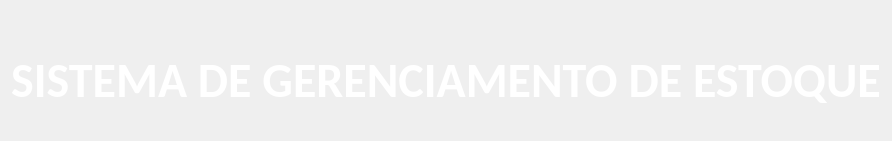
      <widget class="QWidget" name="page_home">
       <layout class="QVBoxLayout" name="verticalLayout_5">
        <item>
         <layout class="QVBoxLayout" name="verticalLayout">
          <item>
           <widget class="QLabel" name="label_34">
            <property name="styleSheet">
             <string notr="true">background-color:transparent</string>
            </property>
            <property name="text">
             <string/>
            </property>
           </widget>
          </item>
          <item alignment="Qt::AlignHCenter">
           <widget class="QLabel" name="label_36">
            <property name="styleSheet">
             <string notr="true">background-color:transparent</string>
            </property>
            <property name="text">
             <string/>
            </property>
            <property name="pixmap">
             <pixmap>imgs/pngwing.com.png</pixmap>
            </property>
           </widget>
          </item>
          <item>
           <widget class="QLabel" name="label">
            <property name="maximumSize">
             <size>
              <width>16777215</width>
              <height>300</height>
             </size>
            </property>
            <property name="font">
             <font>
              <family>Calibri</family>
              <pointsize>8</pointsize>
              <weight>75</weight>
              <bold>true</bold>
             </font>
            </property>
            <property name="styleSheet">
             <string notr="true">background-color:transparent</string>
            </property>
            <property name="text">
             <string>&lt;html&gt;&lt;head/&gt;&lt;body&gt;&lt;p align=&quot;center&quot;&gt;&lt;span style=&quot; font-size:36pt; font-weight:600; color:#ffffff;&quot;&gt;SISTEMA DE GERENCIAMENTO DE ESTOQUE&lt;/span&gt;&lt;/p&gt;&lt;/body&gt;&lt;/html&gt;</string>
            </property>
           </widget>
          </item>
          <item>
           <widget class="QLabel" name="label_35">
            <property name="styleSheet">
             <string notr="true">background-color:transparent</string>
            </property>
            <property name="text">
             <string/>
            </property>
           </widget>
          </item>
         </layout>
        </item>
       </layout>
      </widget>
